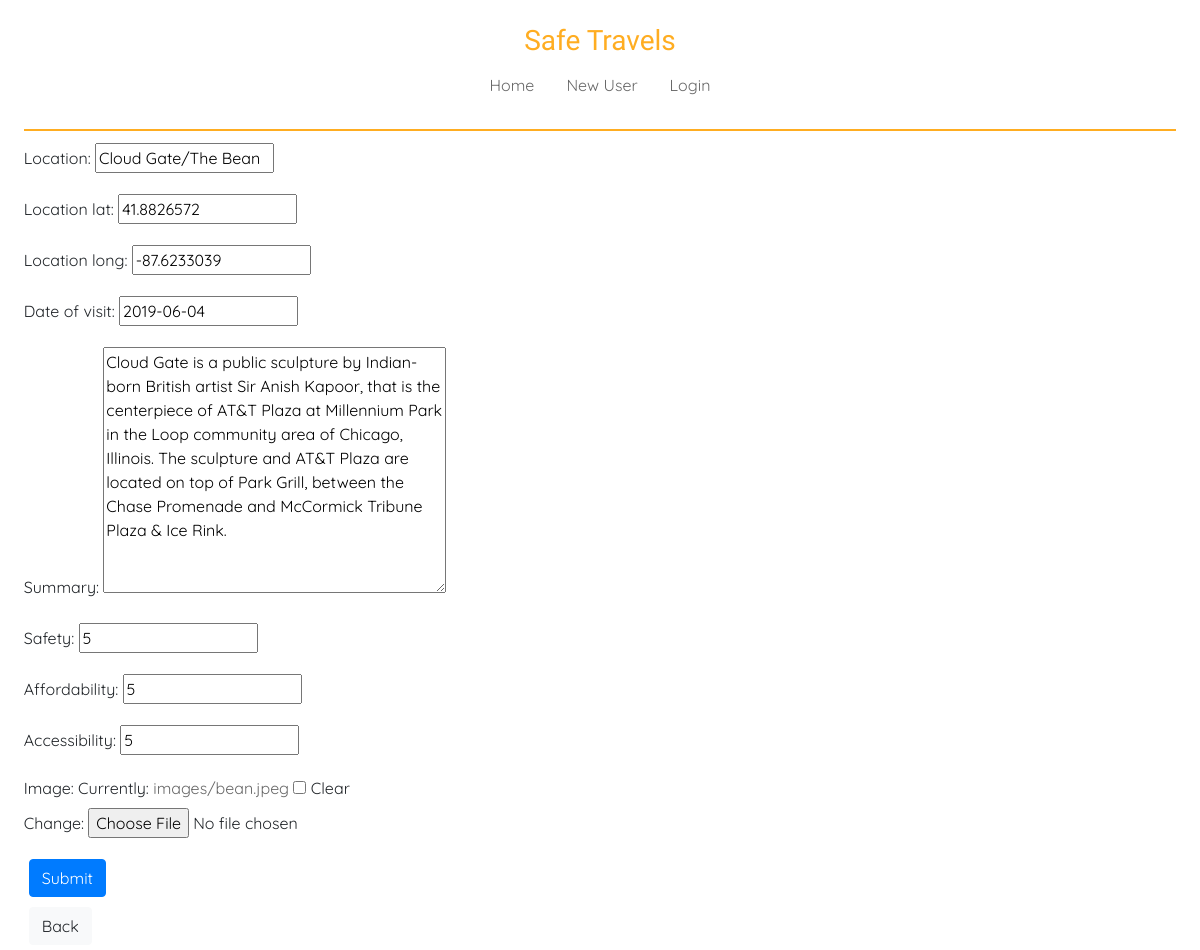
/editLog/5, run on the app's committed database.
### travelApp/models.py (models this page shows, shortened)
class LocationLog(models.Model):
    location = models.CharField(max_length=500, default='')
    location_lat = models.FloatField(default=0)
    location_long = models.FloatField(default=0)
    date_of_visit = models.DateField(default=date.today)
    summary = models.TextField(default='')
    safety = models.PositiveSmallIntegerField(default=1)
    affordability = models.PositiveSmallIntegerField(default=1)
    accessibility = models.PositiveSmallIntegerField(default=1)
    image = models.ImageField(upload_to='images', null=True, blank=True)
    userModel_fk = models.ForeignKey(UserModel, on_delete=models.CASCADE, null=True, blank=True)

### travelApp/views.py (the view)
# urls.py: path('editLog/<int:logID>', views.editLog, name='editLog'),
def editLog(request, logID):
    log = get_object_or_404(LocationLog, pk=logID)
    form = LogForm(request.POST or None, request.FILES or None, instance=log)
    if request.method == 'POST':
        form.save()
        return redirect('myLogs')
    context = {
        'form': form,
    }
    return render(request, 'travelApp/editLog.html', context)

### travelApp/forms.py
class LogForm(forms.ModelForm):
    class Meta:
        model = LocationLog
        exclude = ['userModel_fk']

### travelApp/templates/travelApp/editLog.html (shortened to what this page needs)
{% extends 'travelApp/base.html' %}
{% block content %}
<form method="POST" enctype="multipart/form-data">
    {{ form.as_p }}
    <button class="btn btn-primary">Submit</button>
</form>
<a href="{% url 'myLogs' %}"><button type="button" class="btn btn-light">Back</button></a>
{% endblock %}

### travelApp/static/travelApp/css/base.css (style rules this page uses)
html, body { height: 100%; margin: 1%; }
a { font-family: 'Quicksand', sans-serif; color: rgb(104, 104, 104); }
button { font-family: 'Quicksand', sans-serif; margin: 5px; }
p { font-family: 'Quicksand', sans-serif; }

### data on the page
LocationLog: location "Cloud Gate/The Bean", location_lat "41.8826572", location_long "-87.6233039", date_of_visit "2019-06-04", summary "Cloud Gate is a public sculpture by Indian-born British artist Sir Anish Kapoor, that is the centerpiece of AT&T Plaza at Millennium Park in the Loop community area of Chicago, Illinois. The sculpture and AT&T Plaza are located on top of Park Grill, between the Chase Promenade and McCormick Tribune Plaza & Ice Rink.", safety "5", affordability "5", accessibility "5"
